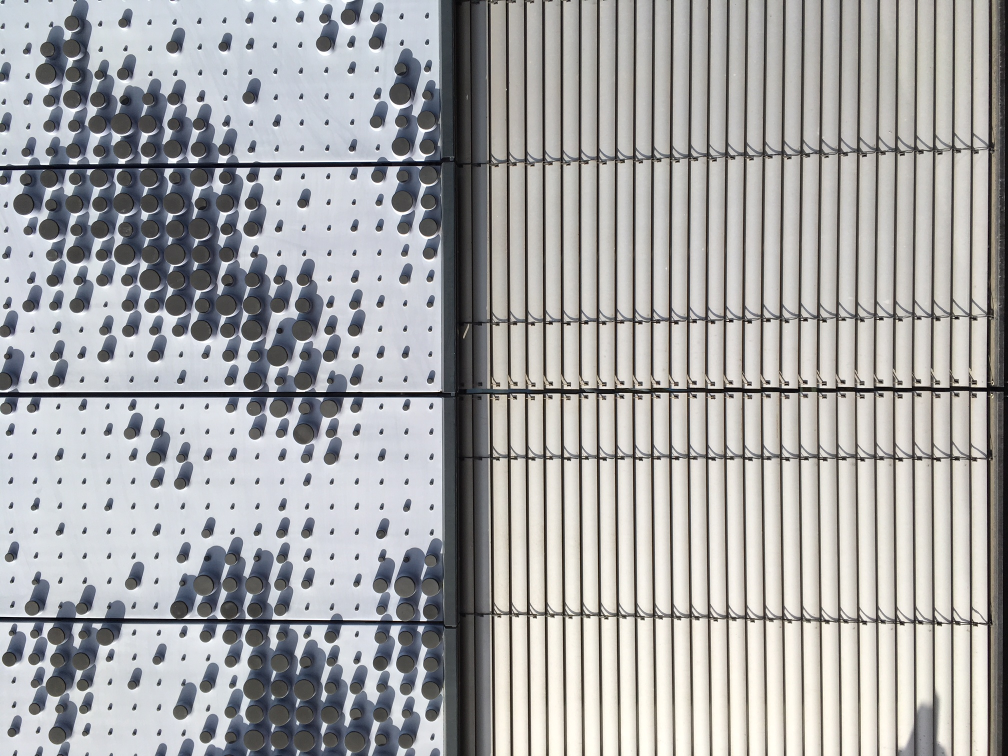
%> input picture lab2/2_gabor_segmentation/data/sciencepark.jpg, 2016 x 1512 px (shown at 1/2 size)
$ octave gabor_segmentation.m   (GNU Octave 9; MATLAB toolbox functions it lacks are replaced by stand-ins)
%> lines starting %> are read from the running program, lines starting %| are printed output that depends on the picture; in (x1, y1, x2, y2) boxes, pixels count from 0 and x2, y2 are one past the last pixel; in counts of white or black regions, pixels touching at a corner belong together; the program's own positions count from 1
%% Hyperparameters
k        = 2;      % number of clusters in k-means algorithm. By default,

image_id = 'SciencePark'; % Identifier to switch between input images.
                   % Possible ids: 'Kobi',    'Polar', 'Robin-1'
                   %               'Robin-2', 'Cows', 'SciencePark'

% Misc
err_msg  = 'Image not available.';

% Control settings
visFlag       = false;    %  Set to true to visualize filter responses.
smoothingFlag = true;   %  Set to true to postprocess filter outputs.

%% Read image
switch image_id
    case 'Kobi'
        img = imread('kobi.png');
        resize_factor = 0.25;
    case 'Polar'
        img = imread('./data/polar-bear-hiding.jpg');
        resize_factor = 0.75;
    case 'Robin-1'
        img = imread('./data/robin-1.jpg');
        resize_factor = 1;
    case 'Robin-2'
        img = imread('./data/robin-2.jpg');
        resize_factor = 0.5;
    case 'Cows'
        img = imread('./data/cows.jpg');
        resize_factor = 0.5;
    case 'SciencePark'
        img = imread('./data/sciencepark.jpg');
%> img is the input picture: size 1512x2016x3 uint8; mean R, G, B 165.4, 165.3, 165.8
        img = permute(img,[2,1,3]);
%> img: size 2016x1512x3 uint8
        resize_factor = 0.2;

    otherwise
        error(err_msg)
end

% Image adjustments
img      = imresize(img,resize_factor);
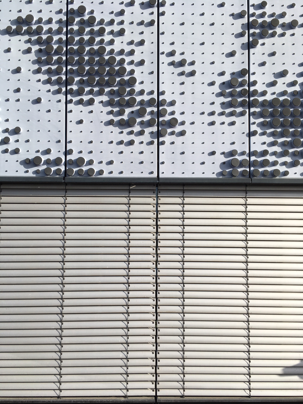
%> img: size 404x303x3 uint8; mean R, G, B 165.4, 165.3, 165.8
img_gray = rgb2gray(img);

% Display image
figure(1), imshow(img), title(sprintf('Input image: %s', image_id));

% Design array of Gabor Filters
% In this code section, you will create a Gabor Filterbank. A filterbank is
% a collection of filters with varying properties (e.g. {shape, texture}).
% A Gabor filterbank consists of Gabor filters of distinct orientations
% and scales. We will use this bank to extract texture information from the
% input image.

[numRows, numCols, ~] = size(img);
%> numRows = 404; numCols = 303

% Estimate the minimum and maximum of the wavelengths for the sinusoidal
% carriers.
% ** This step is pretty much standard, therefore, you don't have to
%    worry about it. It is cycles in pixels. **
lambdaMin = 4/sqrt(2);
lambdaMax = hypot(numRows,numCols); % hypot calculates the square root of sum of squares
%> lambdaMax = 505

% Specify the carrier wavelengths.
% (or the central frequency of the carrier signal, which is 1/lambda)
n = floor(log2(lambdaMax/lambdaMin));
%> n = 7
lambdas = 2.^(0:(n-2)) * lambdaMin;
%> lambdas = [2.83 5.66 11.31 22.63 45.25 90.51]
% [5 lines of commented-out code are left out]
lambdas = lambdas(1:5); %sp
%> lambdas = [2.83 5.66 11.31 22.63 45.25]

% Define the set of orientations for the Gaussian envelope.
dTheta       = 2*pi/8;                  % \\ the step size
orientations = (0:dTheta:(pi/2));

% [7 lines of commented-out code are left out]
sigmas = [1,2]; %sp

% Now you can create the filterbank. We provide you with a MATLAB struct
% called gaborFilterBank in which we will hold the filters and their
% corresponding parameters such as sigma, lambda and etc.
% ** All you need to do is to implement createGabor(). Rest will be handled
%    by the provided code block. **
gaborFilterBank = struct();
tic
filterNo = 1;
for ii = 1:length(lambdas)
    for jj  = 1:length(sigmas)
        for ll = 1:length(orientations)
            % Filter parameter configuration for this filter.
            lambda = lambdas(ii);
            sigma  = sigmas(jj);
            theta  = orientations(ll);
            psi    = 0;
            gamma  = 0.5;

            % Create a Gabor filter with the specs above.
            % (We also record the settings in which they are created. )
            gaborFilterBank(filterNo).filterPairs = createGabor( sigma, theta, lambda, psi, gamma );
            gaborFilterBank(filterNo).sigma       = sigma;
            gaborFilterBank(filterNo).lambda      = lambda;
            gaborFilterBank(filterNo).theta       = theta;
            gaborFilterBank(filterNo).psi         = psi;
            gaborFilterBank(filterNo).gamma       = gamma;
            filterNo = filterNo+1;
        end
    end
end
ctime = toc;

fprintf('--------------------------------------\n \t\tDetails\n--------------------------------------\n')
fprintf('Total number of filters       : %d \n', length(gaborFilterBank));
%| Total number of filters       : 30
fprintf('Number of scales (sigma)      : %d \n', length(sigmas));
fprintf('Number of orientations (theta): %d \n', length(orientations));
fprintf('Number of carriers (lambda)   : %d \n', length(lambdas));
%| Number of carriers (lambda)   : 5
fprintf('--------------------------------------\n')
fprintf('Filter bank created in %.3f seconds.\n', ctime);

fprintf('--------------------------------------\n')


% Filter images using Gabor filter bank using quadrature pairs (real and imaginary parts)
% You will now filter the input image with each complex Gabor filter in
% gaborFilterBank structure and store the output in the cell called
% featureMaps.
% // Hint-1: Apply both the real imaginary parts of each kernel
%            separately in the spatial domain (i.e. over the image). //
% // Hint-2: Assign each output (i.e. real and imaginary parts) in
%            variables called real_out and imag_out. //
% // Hint-3: Use built-in MATLAB function, imfilter, to convolve the filter
%            with the input image. Type in the command window the following
%            command for more information: doc imfilter. Check the options
%            for padding. Find the one that works well. You might want to
%            explain what works better and why shortly in the report.
featureMaps = cell(length(gaborFilterBank),1);
% padding = 'symmetric';
padding = 'replicate';
% padding = 'circular';
for jj = 1 : length(gaborFilterBank)
    % Change dtype to double to store negative values
    % img_gray = double(img_gray);
    filter = gaborFilterBank(jj).filterPairs;
    real_out = imfilter(img_gray, filter(:, :, 1), padding, 'conv');
    imag_out =  imfilter(img_gray,filter(:, :, 2), padding, 'conv');
    featureMaps{jj} = cat(3, real_out, imag_out);

    % Visualize the filter responses if you wish.
    if visFlag
        figure(2),
        subplot(121), imshow(real_out), title(sprintf('Re[h(x,y)], \\lambda = %f, \\theta = %f, \\sigma = %f',gaborFilterBank(jj).lambda,...
                                                                                                              gaborFilterBank(jj).theta,...
                                                                                                              gaborFilterBank(jj).sigma));
        subplot(122), imshow(imag_out), title(sprintf('Im[h(x,y)], \\lambda = %f, \\theta = %f, \\sigma = %f',gaborFilterBank(jj).lambda,...
                                                                                                   gaborFilterBank(jj).theta,...
                                                                                                              gaborFilterBank(jj).sigma));
        pause(1)
    end
end
%> this loop made 30 passes
%> pass 1, `real_out = imfilter(img_gray, filter(:, :, 1), padding, 'conv');`:
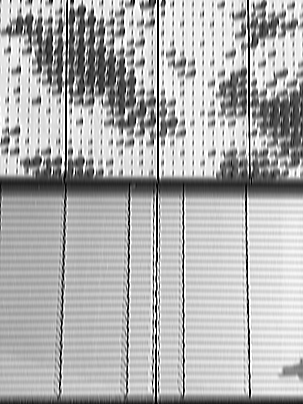
%> real_out: size 404x303 uint8; min 0, max 255, mean 175.8
%> after the loop, featureMaps = 30 items


% Compute the magnitude
% Now, you will compute the magnitude of the output responses.
% \\ Hint: (real_part^2 + imaginary_part^2)^(1/2) \\
featureMags =  cell(length(gaborFilterBank),1);
for jj = 1:length(featureMaps)
    real_part = featureMaps{jj}(:,:,1);
    imag_part = featureMaps{jj}(:,:,2);
    featureMags{jj} = sqrt(im2double(real_part.^2 + imag_part.^2));

    % Visualize the magnitude response if you wish.
    if visFlag
        figure(3),
        imshow(featureMags{jj}), title(sprintf('Re[h(x,y)], \\lambda = %f, \\theta = %f, \\sigma = %f',gaborFilterBank(jj).lambda,...
                                                                                                              gaborFilterBank(jj).theta,...
                                                                                                              gaborFilterBank(jj).sigma));
        pause(.3)
    end
end
%> this loop made 30 passes
%> pass 3, `imag_part = featureMaps{jj}(:,:,2);`:
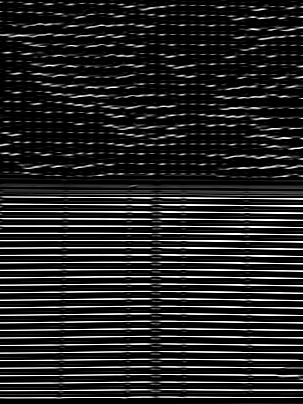
%> imag_part: size 404x303 uint8; min 0, max 255, mean 35.6
%> after the loop, featureMags = 30 items

% Prepare and Preprocess features
% You can think of each filter response as a sort of feature representation
% for the pixels. Now that you have numFilters = |gaborFilterBank| filters,
% we can represent each pixel by this many features.
% \\ Q: What kind of features do you think gabor filters might correspond to?

% You will now implement a smoothing operation over the magnitude images in
% featureMags.
% \\ Hint: For each i in [1, length(featureMags)], smooth featureMags{i}
%          using an appropriate first order Gaussian kernel.
% \\ Hint: doc imfilter, doc fspecial or doc imgaussfilt.
features = zeros(numRows, numCols, length(featureMags));
if smoothingFlag
    for jj = 1:length(featureMags)
        sigma = gaborFilterBank(jj).lambda;
        % [4 lines of commented-out code are left out]
        smoothing = 10; %cows
        features(:,:,jj) = imgaussfilt(featureMags{jj}, smoothing*sigma);
    end
%> this loop made 30 passes
%> sigma on passes 1 to 12: 2.83, 2.83, 2.83, 2.83, 2.83, 2.83, 5.66, 5.66, 5.66, 5.66, 5.66, 5.66
else
    % Don't smooth but just insert magnitude images into the matrix
    % called features.
    for jj = 1:length(featureMags)
        features(:,:,jj) = featureMags{jj};
    end
end

% X = 1:numCols;
% Y = 1:numRows;
% [X,Y] = meshgrid(X,Y);
% features = cat(3,features,X);
% features = cat(3,features,Y);

% Reshape the filter outputs (i.e. tensor called features) of size
% [numRows, numCols, numFilters] into a matrix of size [numRows*numCols, numFilters]
% This will constitute our data matrix which represents each pixel in the
% input image with numFilters features.
features = reshape(features, numRows * numCols, []);


% Standardize features.
% features = normalize(features);
X = bsxfun(@minus, features, mean(features));
X = bsxfun(@rdivide,features,std(features));

% (Optional) Visualize the saliency map using the first principal component
% of the features matrix. It will be useful to diagnose possible problems
% with the pipeline and filterbank.
coeff = pca(features);
feature2DImage = reshape(features*coeff(:,1),numRows,numCols);
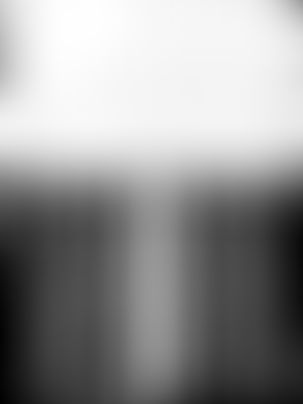
%> feature2DImage: size 404x303 double; min 0.553, max 1.35, mean 1.02; drawn with min black and max white
figure(4)
imshow(feature2DImage,[]), title('Pixel representation projected onto first PC')


% Apply k-means algorithm to cluster pixels using the data matrix,
% features.
tic
% pixLabels = kmeans(features, k); % \\TODO: Return cluster labels per pixel
pixLabels = kmeans(features,2,'Replicates',5);
ctime = toc;
fprintf('Clustering completed in %.3f seconds.\n', ctime);


% Visualize the clustering by reshaping pixLabels into original grayscale
% input size [numRows numCols].
pixLabels = reshape(pixLabels,[numRows numCols]);
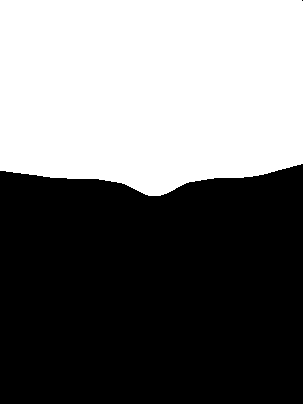
%> pixLabels: size 404x303 double; values 1 (black) and 2 (white), 44.4% white; 1 white region, box (x1, y1, x2, y2) and area: (0, 0, 303, 196) 54371

figure(5)
imshow(label2rgb(pixLabels)), title('Pixel clusters');


% Use the pixLabels to visualize segmentation.
Aseg1 = zeros(size(img),'like',img);
%> Aseg1: size 404x303x3 uint8; every value is 0
Aseg2 = zeros(size(img),'like',img);
BW = pixLabels == 2;
BW = repmat(BW,[1 1 3]);
Aseg1(BW) = img(BW);
Aseg2(~BW) = img(~BW);
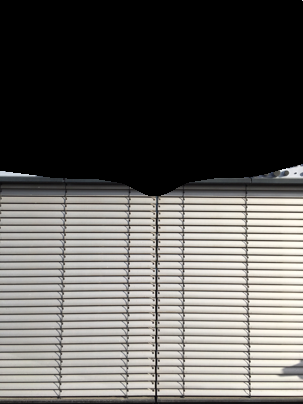
%> Aseg2: size 404x303x3 uint8; mean R, G, B 95.5, 93.6, 90.4
figure(6)
imshowpair(Aseg1,Aseg2,'montage')
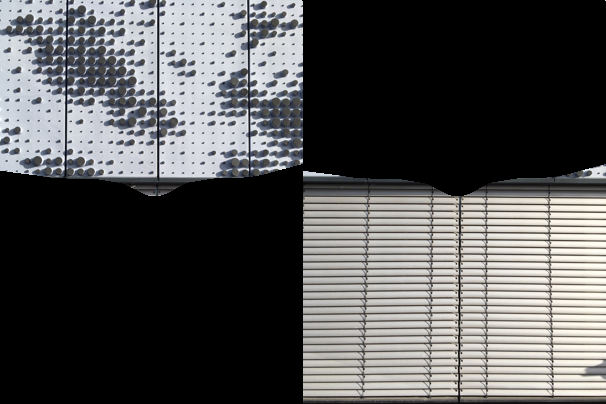
%> displayed picture: size 404x606x3, on the screen's scale of 0 to 255; mean R, G, B 82.7, 82.6, 82.9
